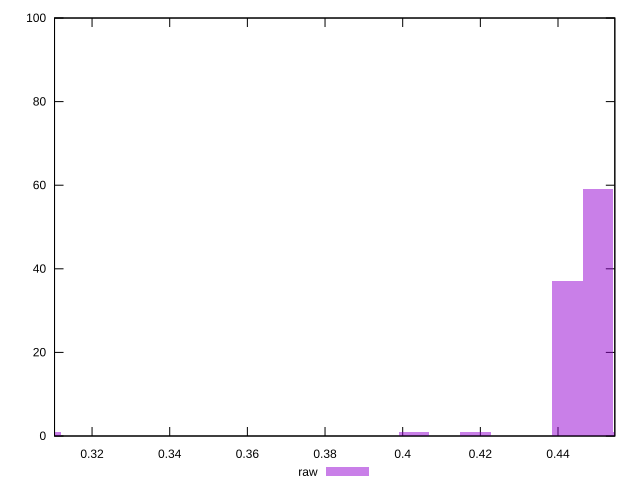

Reproduce this figure in gnuplot.
reset

$raw <<EOF
0.3081120584868618 1
0.4503176239423365 59
0.44241731475036566 37
0.4582179331343073 1
0.4029157687905116 1
0.4187163871744532 1
EOF

set key outside below
set boxwidth 0.007900309191970815
set xrange [0.310337918766011:0.4546319281418054]
set yrange [0:100]
set trange [0:100]
set style fill transparent solid 0.5 noborder
set terminal svg size 640, 490 enhanced background rgb 'white'
set output "reports/report_00031_2021-02-24T23-18-18.084Z/meta/pScore/samples/astro/raw/histogram.svg"

plot $raw title "raw" with boxes

reset
